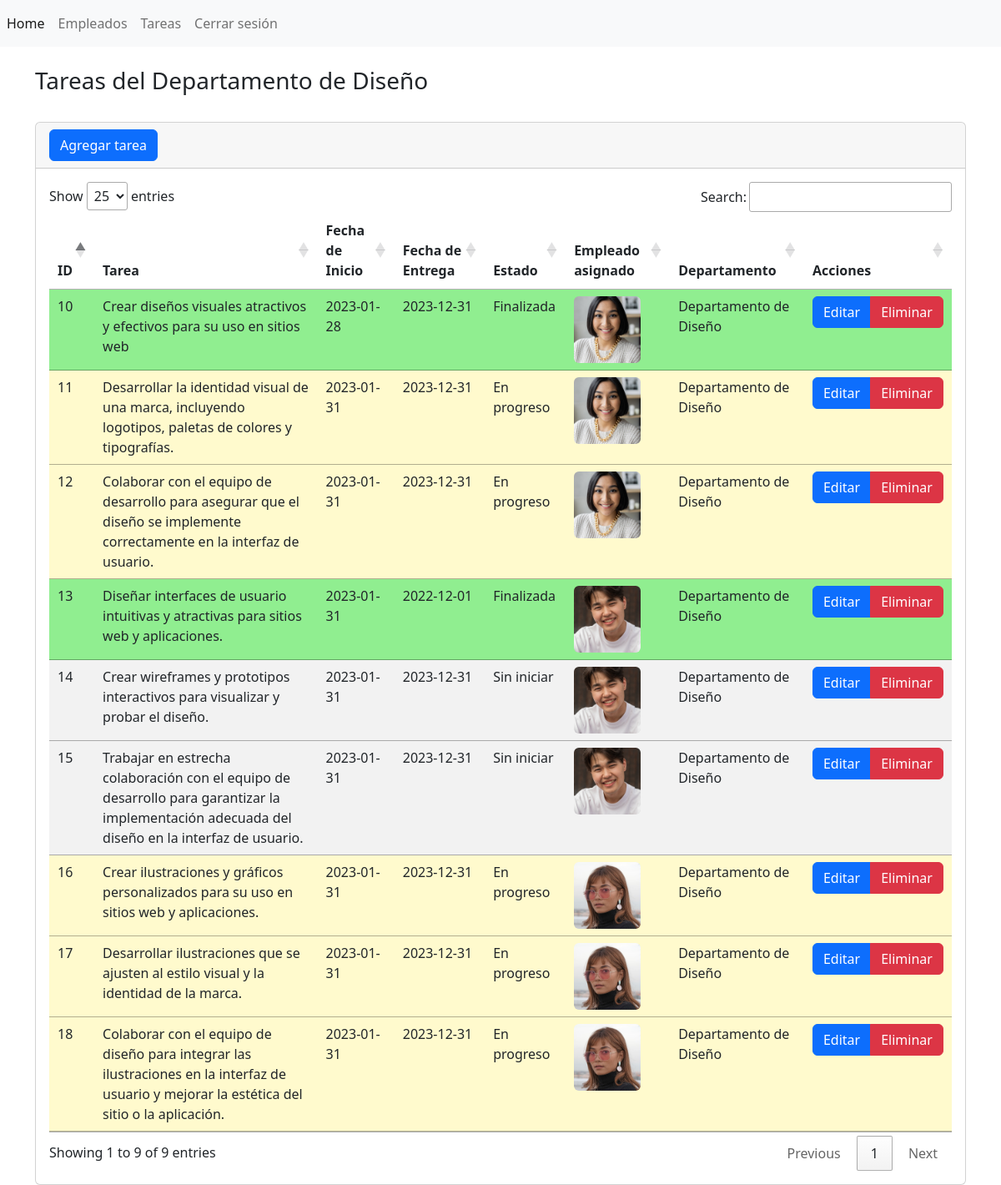
The app's page /M12_WebApp/secciones/tasks/index_tasks.php (signed in) with its own data.
### tables this page shows
CREATE TABLE `tbl_tareas` (
  `id_tarea_PK` int(11) NOT NULL,
  `nombre_tarea` varchar(255) NOT NULL,
  `fecha_inicio` date NOT NULL,
  `fecha_entrega` date NOT NULL,
  `estado_tarea` int(11) NOT NULL,
  `id_empleado_FK` int(11) NOT NULL,
  `id_jefe_dpto_FK` int(11) NOT NULL
);

### M12_WebApp/secciones/tasks/index_tasks.php (called while the page is built, shortened)
<?php
  include("./controllers/TasksController.php");
  if ($_SESSION['login_jefe_dpto'] === true) {
    if (isset($_GET["empleado_ID"])) {
      $empleado_ID = (isset($_GET['empleado_ID'])) ? $_GET['empleado_ID'] : "";
      $lista_tbl_tareas= $tasksController->ReadTasksDptoSpecific($empleado_ID);
    } else {
      $id_dpto = $_SESSION['id_dpto'];
      $lista_tbl_tareas= $tasksController->ReadTasksDptoGeneral($id_dpto);
    }
  } else if ($_SESSION['login_empleado'] === true) {
    $id_empleado = (isset($_SESSION['id_empleado'])) ? $_SESSION['id_empleado'] : "";
    $lista_tbl_tareas= $tasksController->ReadTasksDptoSpecific($id_empleado);
  }
?>
<?php
  include("../../templates/header.php");
?>
<?php
  include("./view/TasksView.php");
?>
<?php
  include("../../templates/footer.php");
?>

### M12_WebApp/secciones/tasks/controllers/TasksController.php (called while the page is built, shortened)
<?php
class TasksController{
  private $tasksModel;
  public function __construct($tasksModel){
    $this->tasksModel = $tasksModel;
  }
  public function ReadTasksDptoGeneral($id_dpto){
    $this->resultRead = $this->tasksModel->ReadTasksDptoGeneralModel($id_dpto);
    return $this->resultRead;
  }
}
include(__DIR__ . '/../../../bd.php');
include(__DIR__ . '/../model/TasksModel.php');
$tasksModel = new TasksModel($conexion);
$tasksController = new TasksController($tasksModel);
?>

### M12_WebApp/secciones/tasks/model/TasksModel.php (called while the page is built, shortened)
<?php
class TasksModel {
  private $conexion;
  public function __construct($conexion){
    $this->conexion = $conexion;
  }
  public function ReadTasksDptoGeneralModel($id_dpto){
    try {
      $sentencia = $this->conexion->prepare("SELECT *,
      (SELECT foto FROM tbl_empleados WHERE tbl_empleados.id_empleado_PK = tbl_tareas.id_empleado_FK) AS foto_empleado
      FROM tbl_tareas WHERE id_jefe_dpto_FK=:id_dpto_session");
      $sentencia->bindParam(":id_dpto_session", $id_dpto);
      $sentencia->execute();
      $lista_tbl_tareas = $sentencia->fetchAll(PDO::FETCH_ASSOC);
      return $lista_tbl_tareas;
    } catch (PDOException $e) {
      echo "Error al leer datos de tareas: " . $e->getMessage();
    }
  }
}
?>

### M12_WebApp/secciones/tasks/view/TasksView.php (the view, shortened to what this page needs)
<h3>
  <?php
  if (isset($_GET["empleado_filter"])) {
    echo "Tareas de " . $_GET['empleado_filter'];
  } else if (!isset($_GET["empleado_filter"])) {
    echo "Tareas del " . $_SESSION['nombre_dpto'];
  }
  ?>
</h3>
<br>
<div class="card">
  <div class="card-header">
    <?php if (isset($_SESSION["login_jefe_dpto"]) && $_SESSION["login_jefe_dpto"] == true) { ?>
      <a name="" id="" class="btn btn-primary" href="create_tasks.php" role="button">Agregar tarea</a>
    <?php } else {
      echo "<h3> Estas son tus tareas: </h3>";
    }
    ?>
  </div>
  <div class="card-body">
    <div class="table-responsive-sm">
      <table class="table" id="tabla_id">
        <thead>
          <tr>
            <th scope="col">ID</th>
            <th scope="col">Tarea</th>
            <th scope="col">Fecha de Inicio</th>
            <th scope="col">Fecha de Entrega</th>
            <th scope="col">Estado</th>
            <th scope="col">Empleado asignado</th>
            <th scope="col">Departamento</th>
            <th scope="col">Acciones</th>
          </tr>
        </thead>
        <tbody>
          <?php foreach ($lista_tbl_tareas as $registro) { ?>
            <tr class="" <?php
            switch ($registro['estado_tarea']) {
              case 0:
                echo 'style="background-color:#f2f2f2"';
                break;
              case 1:
                echo 'style="background-color:#FFFACD"';
                break;
              case 2:
                echo 'style="background-color:#90EE90"';
                break;
            }
            ?>>
              <td scope="row">
                <?php echo $registro['id_tarea_PK'] ?>
              </td>
              <td>
                <?php echo $registro['nombre_tarea'] ?>
              </td>
              <td>
                <?php echo $registro['fecha_inicio'] ?>
              </td>
              <td>
                <?php echo $registro['fecha_entrega'] ?>
              </td>
              <td>
                <?php
                switch ($registro['estado_tarea']) {
                  case 0:
                    echo "Sin iniciar";
                    break;
                  case 1:
                    echo "En progreso";
                    break;
                  case 2:
                    echo "Finalizada";
                    break;
                }
                ?>
              </td>
              <td>
                <img width="80px" height="80px"
                  src=" <?php echo "../employees/empleados_docs/" . $registro['foto_empleado'] ?>"
                  class="img-fluid rounded" alt="empleado asignado" />
              </td>
              <td>
                <?php echo $_SESSION['nombre_dpto'] ?>
              </td>
              <td>
                <div class="btn-group" role="group">
                  <a name="" id="" class="btn btn-primary"
                    href="edit_tasks.php?txtID=<?php echo $registro['id_tarea_PK'] ?>" role="button">Editar</a>
                  <?php if (isset($_SESSION["login_jefe_dpto"]) && $_SESSION["login_jefe_dpto"] == true) { ?>
                    <a name="" id="" class="btn btn-danger"
                      href="javascript:btnBorrar(<?php echo $registro['id_tarea_PK'] ?>)" role="button">Eliminar</a>
                  <?php } ?>
                </div>
              </td>
            </tr>
          <?php } ?>
        </tbody>
      </table>
    </div>
  </div>
</div>

### M12_WebApp/templates/header.php (shortened to what this page needs)
<?php
$url_base = "http://localhost/DAW_FP/M12_WebApp/";
?>
<!doctype html>
<html lang="es">
<head>
  <link href="https://cdn.jsdelivr.net/npm/bootstrap@5.2.1/dist/css/bootstrap.min.css" rel="stylesheet"
>
  <link rel="stylesheet" href="https://cdn.datatables.net/1.13.1/css/jquery.dataTables.css" />
</head>
<body>
  <header>
    <nav class="navbar navbar-expand navbar-light bg-light">
      <ul class="nav navbar-nav">
        <li class="nav-item">
          <a class="nav-link active" href="<?php echo $url_base ?>index_main.php" aria-current="page">Home</a>
        </li>
        <?php if (isset($_SESSION["login_jefe_dpto"]) && $_SESSION["login_jefe_dpto"] == true) { ?>
          <li class="nav-item">
            <a class="nav-link" href="<?php echo $url_base ?>secciones/employees/index_employees.php">Empleados</a>
          </li>
        <?php } ?>
        <li class="nav-item">
          <a class="nav-link" href="<?php echo $url_base ?>secciones/tasks/index_tasks.php">Tareas</a>
        </li>
        <li class="nav-item">
          <a class="nav-link" href="<?php echo $url_base ?>./login/logout.php">Cerrar sesión</a>
        </li>
      </ul>
    </nav>
  </header>
  <main class="container">

### M12_WebApp/templates/footer.php (shortened to what this page needs)
</main>
</body>
</html>

### records on screen
tbl_tareas: id_tarea_PK "10", nombre_tarea "Crear diseños visuales atractivos y efectivos para su uso en sitios web", fecha_inicio "2023-01-28", fecha_entrega "2023-12-31", estado_tarea "Finalizada"
tbl_tareas: id_tarea_PK "11", nombre_tarea "Desarrollar la identidad visual de una marca, incluyendo logotipos, paletas de colores y tipografías.", fecha_inicio "2023-01-31", fecha_entrega "2023-12-31", estado_tarea "En progreso"
tbl_tareas: id_tarea_PK "12", nombre_tarea "Colaborar con el equipo de desarrollo para asegurar que el diseño se implemente correctamente en la interfaz de usuario.", fecha_inicio "2023-01-31", fecha_entrega "2023-12-31", estado_tarea "En progreso"
tbl_tareas: id_tarea_PK "13", nombre_tarea "Diseñar interfaces de usuario intuitivas y atractivas para sitios web y aplicaciones.", fecha_inicio "2023-01-31", fecha_entrega "2022-12-01", estado_tarea "Finalizada"
tbl_tareas: id_tarea_PK "14", nombre_tarea "Crear wireframes y prototipos interactivos para visualizar y probar el diseño.", fecha_inicio "2023-01-31", fecha_entrega "2023-12-31", estado_tarea "Sin iniciar"
tbl_tareas: id_tarea_PK "15", nombre_tarea "Trabajar en estrecha colaboración con el equipo de desarrollo para garantizar la implementación adecuada del diseño en la interfaz de usuario.", fecha_inicio "2023-01-31", fecha_entrega "2023-12-31", estado_tarea "Sin iniciar"
tbl_tareas: id_tarea_PK "16", nombre_tarea "Crear ilustraciones y gráficos personalizados para su uso en sitios web y aplicaciones.", fecha_inicio "2023-01-31", fecha_entrega "2023-12-31", estado_tarea "En progreso"
tbl_tareas: id_tarea_PK "17", nombre_tarea "Desarrollar ilustraciones que se ajusten al estilo visual y la identidad de la marca.", fecha_inicio "2023-01-31", fecha_entrega "2023-12-31", estado_tarea "En progreso"
tbl_tareas: id_tarea_PK "18", nombre_tarea "Colaborar con el equipo de diseño para integrar las ilustraciones en la interfaz de usuario y mejorar la estética del sitio o la aplicación.", fecha_inicio "2023-01-31", fecha_entrega "2023-12-31", estado_tarea "En progreso"

### other values on screen
$_SESSION['nombre_dpto'] "Departamento de Diseño"
